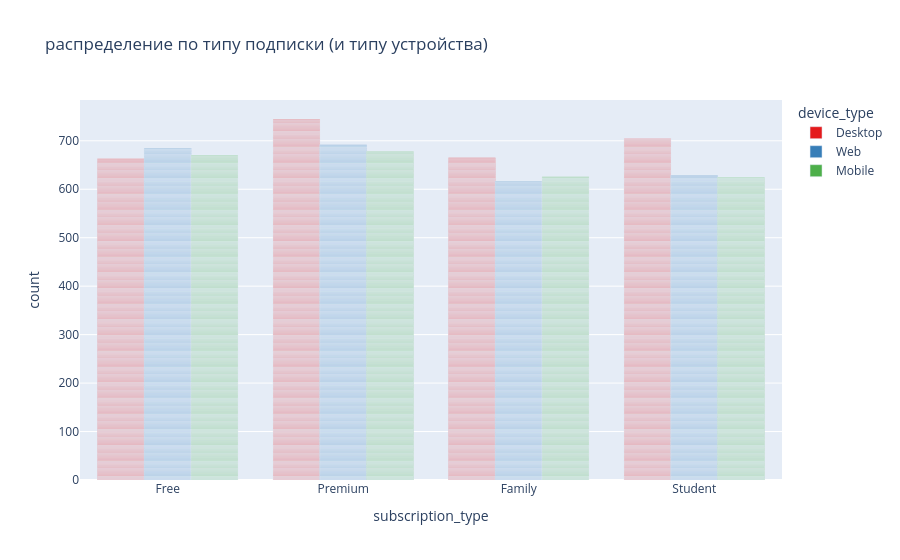

The notebook cell this image was saved under:
### Code cell
fig = px.bar(
    data, 
    x='subscription_type',                       
    color='device_type',  
    title='распределение по типу подписки (и типу устройства)',
    labels={'city': 'Город', 'sales': 'Сумма продаж'}, 
    barmode='group',
    color_discrete_sequence=px.colors.qualitative.Set1
)

fig.show()

### Figure 1 — Plotly figure (JSON) as saved in the notebook; plotly's stock layout.template omitted (floating-point values rounded to 4 significant figures; data arrays with more than 128 entries replaced by an {"elided": "..."} marker saying what was removed)
{"data": [{"alignmentgroup": "True", "hovertemplate": "device_type=Desktop<br>subscription_type=%{x}<br>count=%{y}<extra></extra>", "legendgroup": "Desktop", "marker": {"color": "rgb(228,26,28)", "pattern": {"shape": ""}}, "name": "Desktop", "offsetgroup": "Desktop", "orientation": "v", "showlegend": true, "textposition": "auto", "type": "bar", "x": {"elided": "2778 str values"}, "xaxis": "x", "y": {"elided": "2778 int values"}, "yaxis": "y"}, {"alignmentgroup": "True", "hovertemplate": "device_type=Web<br>subscription_type=%{x}<br>count=%{y}<extra></extra>", "legendgroup": "Web", "marker": {"color": "rgb(55,126,184)", "pattern": {"shape": ""}}, "name": "Web", "offsetgroup": "Web", "orientation": "v", "showlegend": true, "textposition": "auto", "type": "bar", "x": {"elided": "2623 str values"}, "xaxis": "x", "y": {"elided": "2623 int values"}, "yaxis": "y"}, {"alignmentgroup": "True", "hovertemplate": "device_type=Mobile<br>subscription_type=%{x}<br>count=%{y}<extra></extra>", "legendgroup": "Mobile", "marker": {"color": "rgb(77,175,74)", "pattern": {"shape": ""}}, "name": "Mobile", "offsetgroup": "Mobile", "orientation": "v", "showlegend": true, "textposition": "auto", "type": "bar", "x": {"elided": "2599 str values"}, "xaxis": "x", "y": {"elided": "2599 int values"}, "yaxis": "y"}], "layout": {"barmode": "group", "legend": {"title": {"text": "device_type"}, "tracegroupgap": 0}, "title": {"text": "распределение по типу подписки (и типу устройства)"}, "xaxis": {"anchor": "y", "domain": [0, 1], "title": {"text": "subscription_type"}}, "yaxis": {"anchor": "x", "domain": [0, 1], "title": {"text": "count"}}}}
